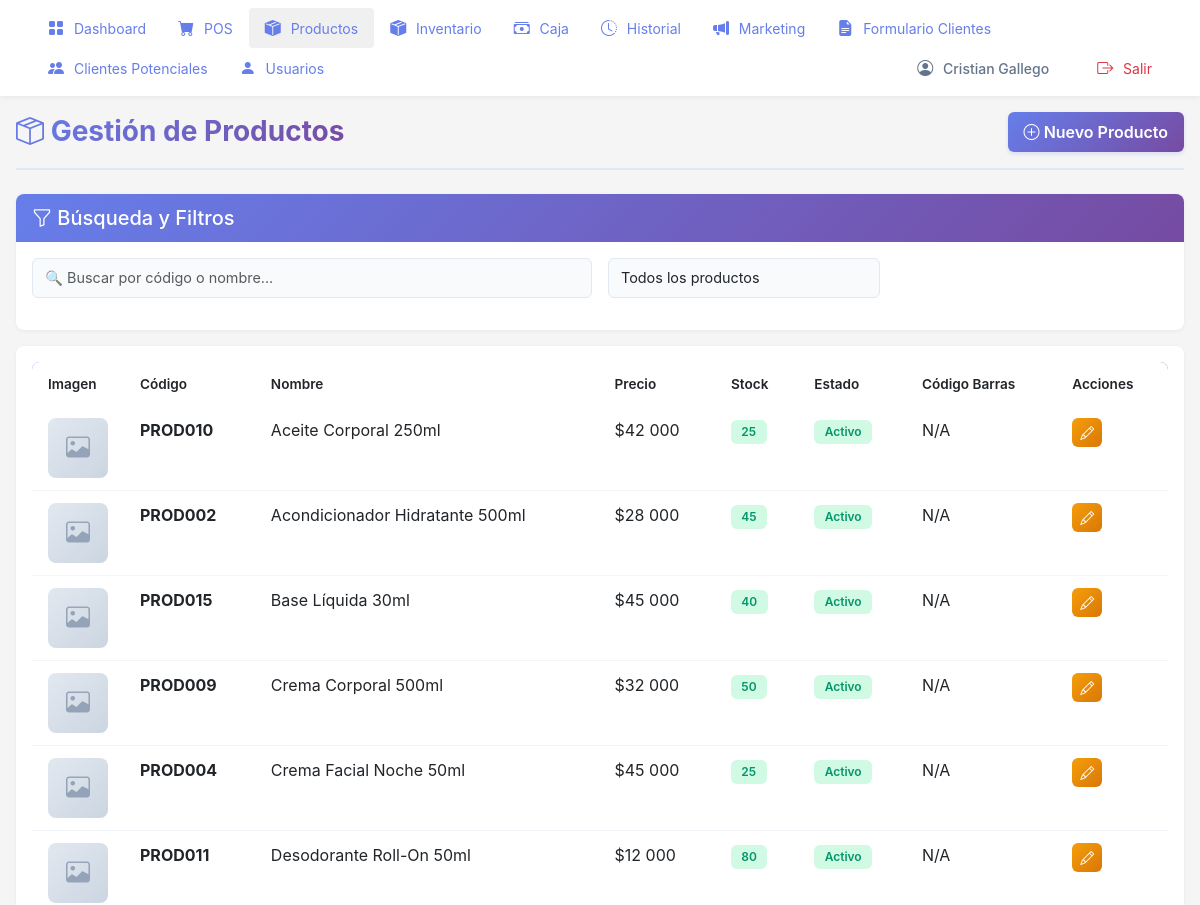
Before: /productos/ (signed in, upper part) with the older database file.
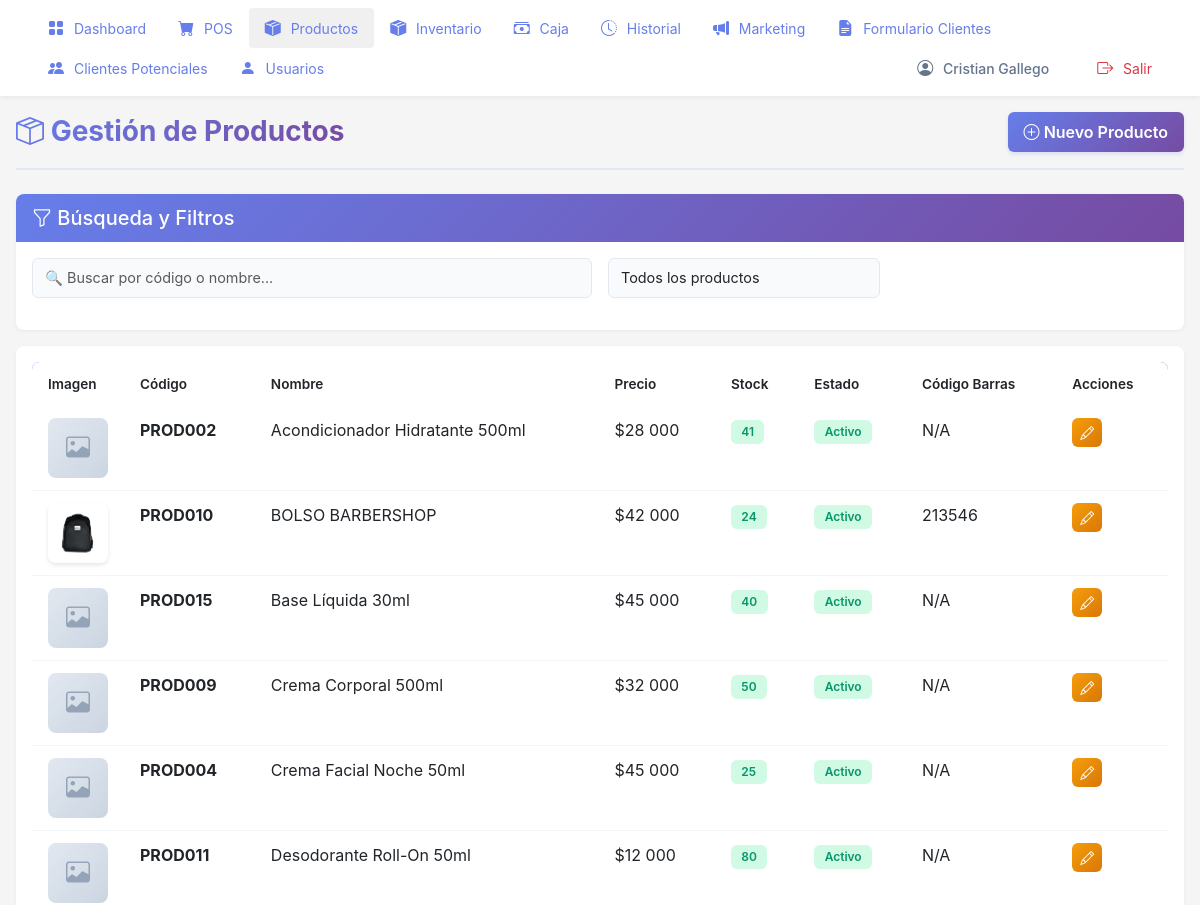
After: the same page with the newer database file.
### pos/models.py (models this page shows, shortened)
class Producto(models.Model):
    codigo = models.CharField(
        max_length=50,
        unique=True,
        verbose_name='Código',
        db_index=True
    )
    codigo_barras = models.CharField(
        max_length=100,
        unique=True,
        null=True,
        blank=True,
        verbose_name='Código de Barras',
        db_index=True
    )
    nombre = models.CharField(
        max_length=200,
        verbose_name='Nombre',
        db_index=True
    )
    precio = models.IntegerField(
        default=0,
        verbose_name='Precio'
    )
    stock = models.IntegerField(
        default=0,
        verbose_name='Stock'
    )
    activo = models.BooleanField(
        default=True,
        verbose_name='Activo',
        db_index=True
    )
    imagen = models.ImageField(
        upload_to='productos/',
        null=True,
        blank=True,
        verbose_name='Imagen'
    )
    fecha_creacion = models.DateTimeField(auto_now_add=True)
    class Meta:
        verbose_name = 'Producto'
        verbose_name_plural = 'Productos'
        ordering = ['nombre']
        indexes = [
            models.Index(fields=['activo', 'stock']),
            models.Index(fields=['codigo', 'activo']),
            models.Index(fields=['codigo_barras', 'activo']),
        ]

### pos/views.py (the view)
# urls.py: path('productos/', views.productos_view, name='productos'),
@login_required
def productos_view(request):
    productos = Producto.objects.all().order_by('nombre')
    puede_editar = puede_gestionar_productos(request.user)
    context = {
        'productos': productos,
        'puede_editar': puede_editar,
    }
    return render(request, 'pos/productos.html', context)

### pos/context_processors.py (called while the page is built)
def sistema_info(request):
    return {
        'SISTEMA_NOMBRE': 'MegaPos By Megadominio.co',
        'SISTEMA_VERSION': '1.0',
        'DEBUG': settings.DEBUG,
    }

### pos/views.py (called while the page is built)
def tiene_rol(user, *nombres_roles):
    if not user.is_authenticated:
        return False
    if user.is_superuser:
        return True
    grupos_usuario = user.groups.values_list('name', flat=True)
    return any(rol in grupos_usuario for rol in nombres_roles)

def puede_gestionar_productos(user):
    return tiene_rol(user, 'Administradores', 'Inventario') or user.is_superuser

### pos/templates/pos/productos.html (shortened to what the changed rows need)
{% extends 'pos/base.html' %}
{% load humanize %}
{% block content %}
<div class="page-container">
    <div class="page-header">
        <h1><i class="bi bi-box-seam"></i> Gestión de Productos</h1>
    </div>
    <div class="card-modern mt-3">
        <div class="card-body">
            <div class="table-responsive">
                <table class="table-modern table">
                    <thead>
                        <tr>
                            <th style="width: 80px;">Imagen</th>
                            <th>Código</th>
                            <th>Nombre</th>
                            <th>Precio</th>
                            <th>Stock</th>
                            <th>Estado</th>
                            <th>Código Barras</th>
                            <th>Acciones</th>
                        </tr>
                    </thead>
                <tbody id="tablaProductos">
                    {% for producto in productos %}
                    <tr data-activo="{{ producto.activo|lower }}" data-stock="{{ producto.stock }}">
                        <td class="text-center">
                            {% if producto.imagen %}
                            <img src="{{ producto.imagen.url }}" alt="{{ producto.nombre }}"
                                 style="width: 60px; height: 60px; object-fit: cover; border-radius: 8px; box-shadow: 0 2px 4px rgba(0,0,0,0.1);">
                            {% else %}
                            <div style="width: 60px; height: 60px; background: linear-gradient(135deg, #e2e8f0 0%, #cbd5e1 100%); border-radius: 8px; display: flex; align-items: center; justify-content: center; margin: 0 auto;">
                                <i class="bi bi-image" style="font-size: 1.5rem; color: #94a3b8;"></i>
                            </div>
                            {% endif %}
                        </td>
                        <td><strong>{{ producto.codigo }}</strong></td>
                        <td>{{ producto.nombre }}</td>
                        <td>${{ producto.precio|intcomma }}</td>
                        <td>
                            {% if producto.stock < 10 %}
                            <span class="badge badge-modern badge-danger-modern">{{ producto.stock|intcomma }}</span>
                            {% else %}
                            <span class="badge badge-modern badge-success-modern">{{ producto.stock|intcomma }}</span>
                            {% endif %}
                        </td>
                        <td>
                            {% if producto.activo %}
                            <span class="badge badge-modern badge-success-modern">Activo</span>
                            {% else %}
                            <span class="badge badge-modern" style="background: #e2e8f0; color: #64748b;">Inactivo</span>
                            {% endif %}
                        </td>
                        <td>{{ producto.codigo_barras|default:"N/A" }}</td>
                        <td>
                            {% if puede_gestionar_productos %}
                            <a href="{% url 'pos:editar_producto' producto.id %}" class="btn btn-sm btn-warning" style="padding: 0.25rem 0.5rem;">
                                <i class="bi bi-pencil"></i>
                            </a>
                            {% else %}
                            <span class="text-muted" style="font-size: 0.85rem;">Solo lectura</span>
                            {% endif %}
                        </td>
                    </tr>
                    {% empty %}
                    <tr>
                        <td colspan="8" class="text-center text-muted">No hay productos registrados</td>
                    </tr>
                    {% endfor %}
                </tbody>
                </table>
            </div>
        </div>
    </div>
</div>
{% endblock %}

Changed rows visible on the page:
changed Producto "PROD002": stock "45" → "41"; moves up the list
changed Producto "PROD010": imagen: picture added; nombre "Aceite Corporal 250ml" → "BOLSO BARBERSHOP"; stock "25" → "24"; codigo_barras "N/A" → "213546"
